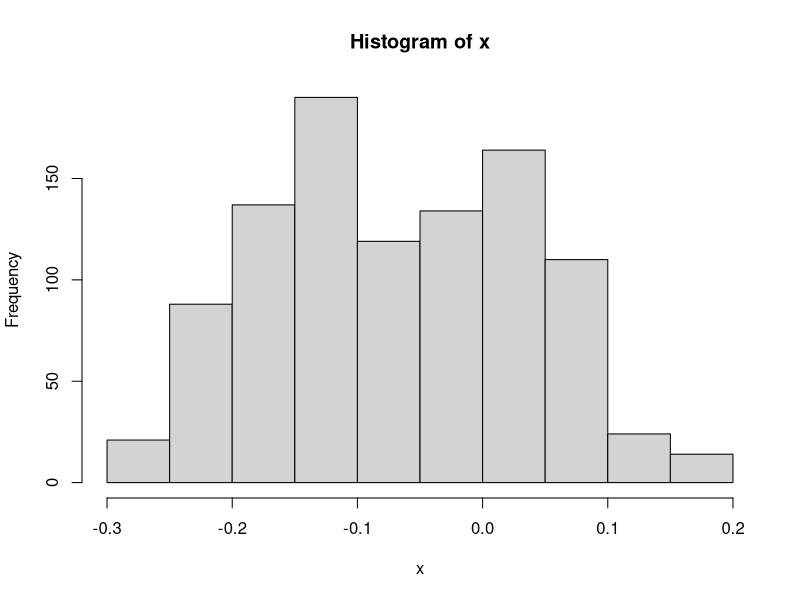
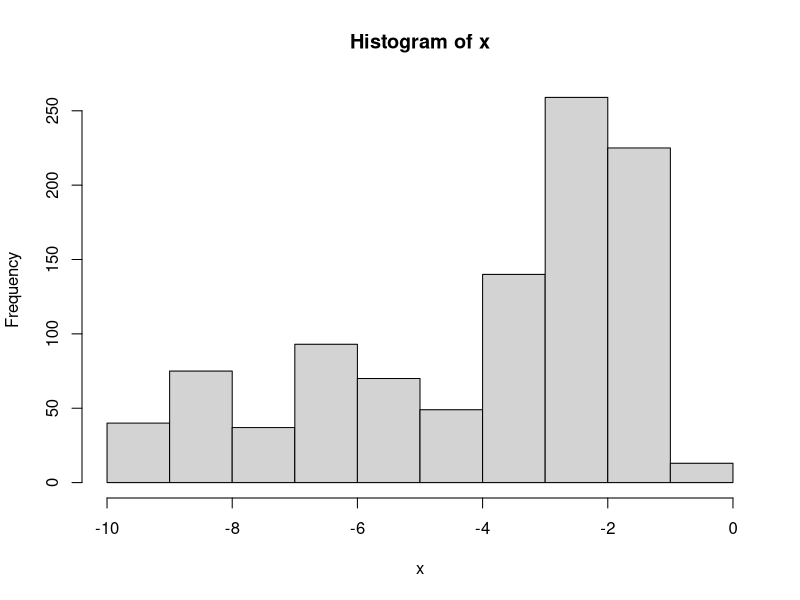
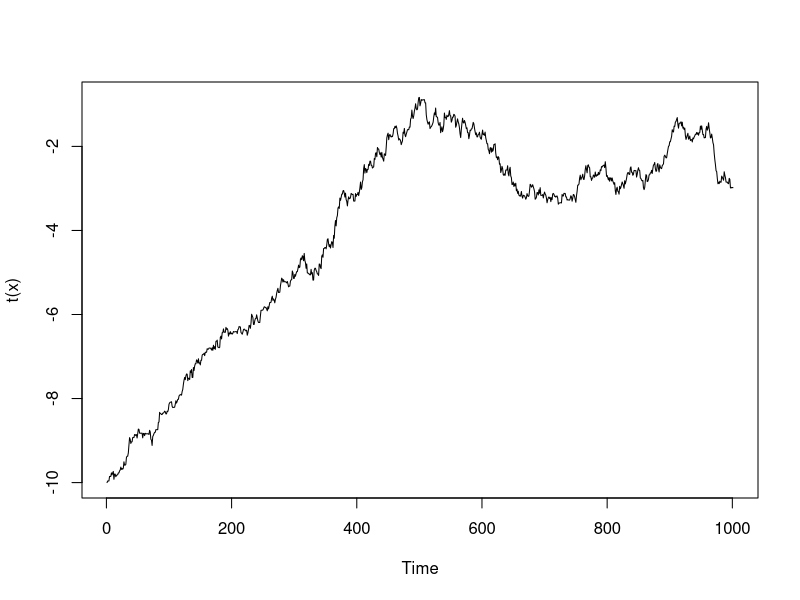
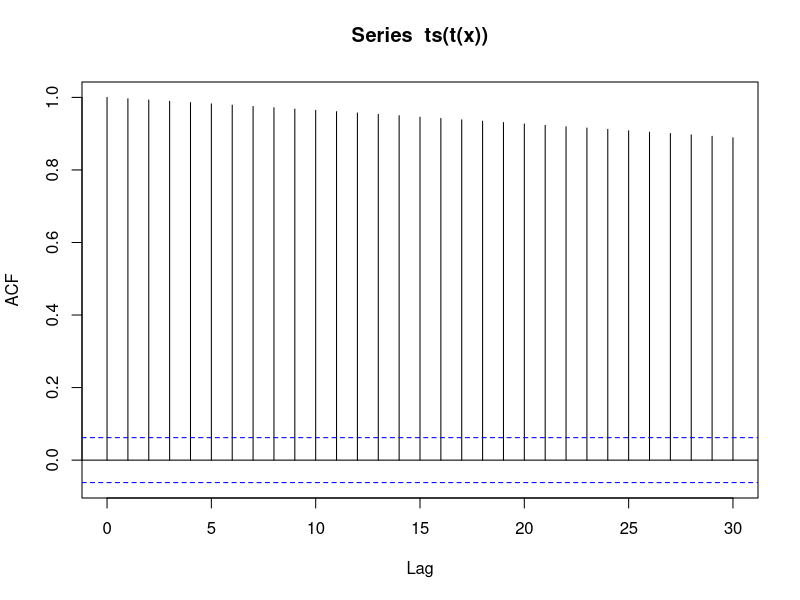
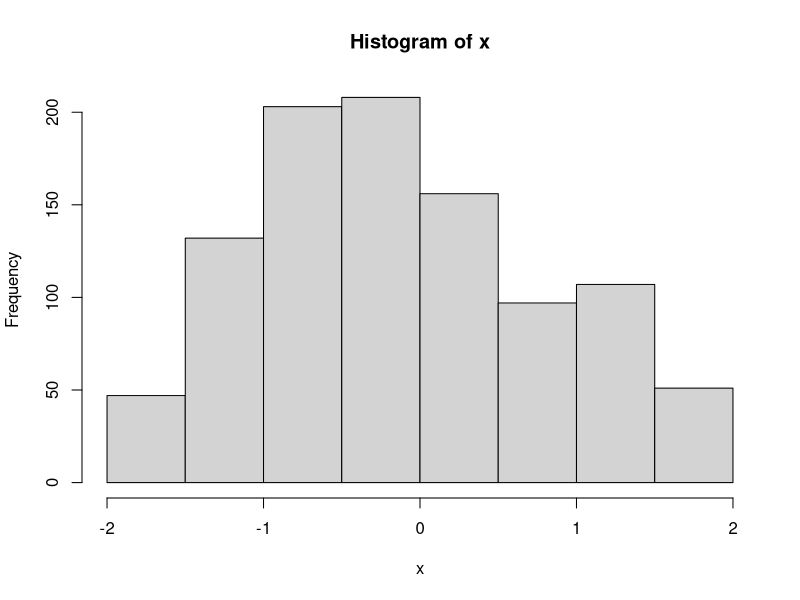
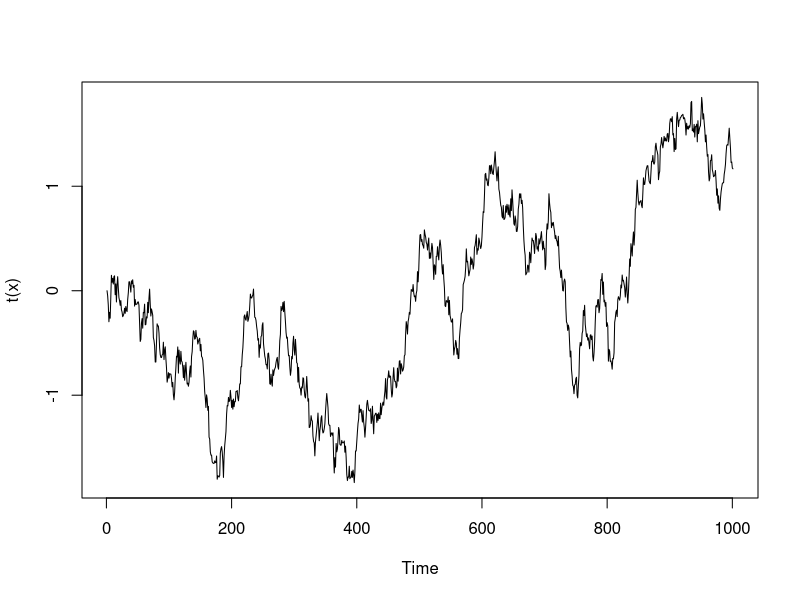
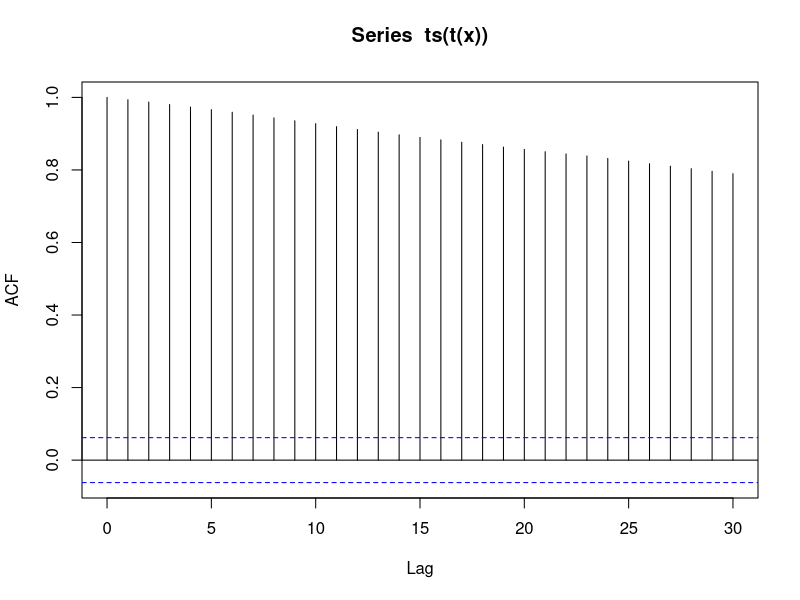
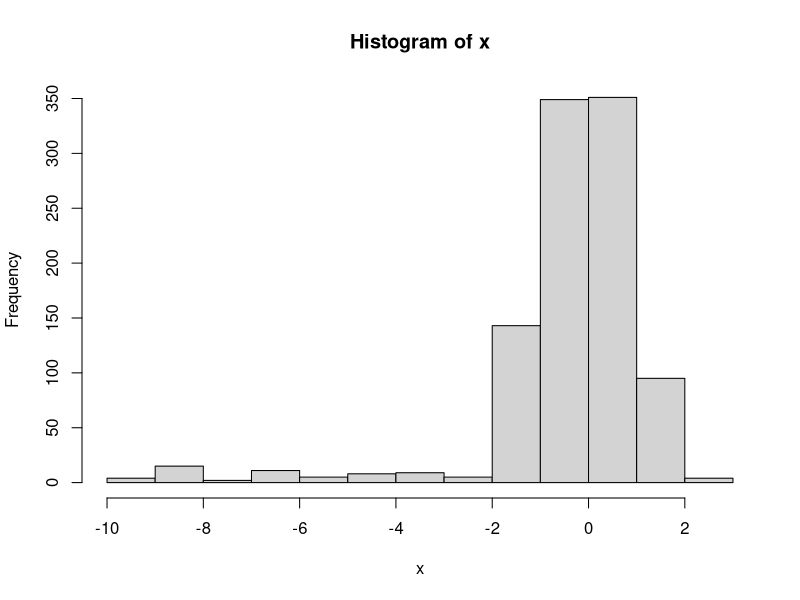

Source code (R) for these figures, in order:
# HW3
# HM algorithm for N(0,1)

set.seed(2018)
x = x_old = 0; x_new = -10; s = 0.01; k = 1000;
for (i in 1:k){
  y = x_old + s*rnorm(1,0,1);         #  x*
  u = runif(1,0,1);                   # 亂數生成機率     
  alpha = exp(-(y^2-(x_old)^2)/2);    # 條件機率
  x_new = ifelse(u < alpha, y, x_old)
  x = cbind(x,x_new);
  x_old = x_new;
}

hist(x)

accept <- sum(x[-1]-x[-k]!=0)
acc_rate = 1-accept/k
acc_rate

# (x0 = -10, sigma = 0.1) -----------------------------------------------------------------------
# 我的想法(x0 = -10, sigma = 0.1)
x = x_old = -10; x_new = 0;k = 1000;

for (i in 1:k){
  y = rnorm(1,x_old,0.1);             # 生成一個x*
  u = runif(1,0,1);                   # 亂數生成機率     
  alpha = exp(-(y^2-(x_old)^2)/2);    # 條件機率
  x_new = ifelse(u < alpha, y, x_old)
  x = cbind(x,x_new);
  x_old = x_new;
}
hist(x)
x <- as.matrix(x)
plot.ts(t(x))
acf(ts(t(x)))
accept <- sum(x[-1]-x[-k]!=0)
acc_rate1 = accept/k
acc_rate1

# (x0 = 0, sigma = 0.1) -----------------------------------------------------------------------
# 我的想法(x0 = 0, sigma = 0.1)
x = x_old = 0; x_new = 0;k = 1000;

for (i in 1:k){
  y = rnorm(1,x_old,0.1);             # 生成一個x*
  u = runif(1,0,1);                   # 亂數生成機率     
  alpha = exp(-(y^2-(x_old)^2)/2);    # 條件機率
  x_new = ifelse(u < alpha, y, x_old)
  x = cbind(x,x_new);
  x_old = x_new;
}
hist(x)
x <- as.matrix(x)
plot.ts(t(x))
acf(ts(t(x)))
accept <- sum(x[-1]-x[-k]!=0)
acc_rate2 = accept/k
acc_rate2

# (x0 = -10, sigma = 0.5) -----------------------------------------------------------------------
# 我的想法
x = x_old = -10; x_new = 0;k = 1000;

for (i in 1:k){
  y = rnorm(1,x_old,0.5);             # 生成一個x*
  u = runif(1,0,1);                   # 亂數生成機率     
  alpha = exp(-(y^2-(x_old)^2)/2);    # 條件機率
  x_new = ifelse(u < alpha, y, x_old)
  x = cbind(x,x_new);
  x_old = x_new;
}
hist(x)
x <- as.matrix(x)
plot.ts(t(x))
acf(ts(t(x)))
accept <- sum(x[-1]-x[-k]!=0)
acc_rate3 = accept/k
acc_rate3

# (x0 = 0, sigma = 0.5) -----------------------------------------------------------------------
# 我的想法
x = x_old = 0; x_new = 0;k = 1000;

for (i in 1:k){
  y = rnorm(1,x_old,0.5);             # 生成一個x*
  u = runif(1,0,1);                   # 亂數生成機率     
  alpha = exp(-(y^2-(x_old)^2)/2);    # 條件機率
  x_new = ifelse(u < alpha, y, x_old)
  x = cbind(x,x_new);
  x_old = x_new;
}
hist(x)
x <- as.matrix(x)
plot.ts(t(x))
acf(ts(t(x)))
accept <- sum(x[-1]-x[-k]!=0)
acc_rate4 = accept/k
acc_rate4

# (x0 = -10, sigma = 10) --------------------------------------------------
# 我的想法
x = x_old = -10; x_new = 0;k = 1000;

for (i in 1:k){
  y = rnorm(1,x_old,10);             # 生成一個x*
  u = runif(1,0,1);                   # 亂數生成機率     
  alpha = exp(-(y^2-(x_old)^2)/2);    # 條件機率
  x_new = ifelse(u < alpha, y, x_old)
  x = cbind(x,x_new);
  x_old = x_new;
}
hist(x)
x <- as.matrix(x)
plot.ts(t(x))
acf(ts(t(x)))
accept <- sum(x[-1]-x[-k]!=0)
acc_rate5 = accept/k
acc_rate5

# (x0 = 0, sigma = 10) -----------------------------------------------------------------------
# 我的想法
x = x_old = 0; x_new = 0;k = 1000;

for (i in 1:k){
  y = rnorm(1,x_old,10);             # 生成一個x*
  u = runif(1,0,1);                   # 亂數生成機率     
  alpha = exp(-(y^2-(x_old)^2)/2);    # 條件機率
  x_new = ifelse(u < alpha, y, x_old)
  x = cbind(x,x_new);
  x_old = x_new;
}
hist(x)
x <- as.matrix(x)
plot.ts(t(x))
acf(ts(t(x)))
accept <- sum(x[-1]-x[-k]!=0)
acc_rate6 = accept/k
acc_rate6
c(acc_rate1,acc_rate2,acc_rate3,acc_rate4,acc_rate5,acc_rate6)

# (x0 = 0, sigma = 5) -----------------------------------------------------
x = x_old = 0; x_new = 0;k = 1000;

for (i in 1:k){
  y = rnorm(1,x_old,3);               # 生成一個x*
  u = runif(1,0,1);                   # 亂數生成機率     
  alpha = exp(-(y^2-(x_old)^2)/2);    # 條件機率
  x_new = ifelse(u < alpha, y, x_old)
  x = cbind(x,x_new);
  x_old = x_new;
}
hist(x)
x <- as.matrix(x)
plot.ts(t(x))
acf(ts(t(x)))
accept <- sum(x[-1]-x[-k]!=0)
acc_rate7 = accept/k
acc_rate7
x1 <- seq(min(x),max(x),length.out = 1000)
y1 <- dnorm(x1,0,1)
library(dplyr)
data <- cbind(x1,x[-1],y1) %>% as.data.frame()
library(ggplot2)
ggplot(data)+
  labs(title = "Normal distribution of N(0,1)", x = "x", y = "density")+
  geom_histogram(aes(x=V2,y=..density..),bins = 10)+
  geom_line(aes(x=x1,y=y1),col="red",lwd=1)+
  theme(title = element_text(face="bold",size=20))+
  theme(panel.background = element_rect(colour="black",size = 2))
  
# 抽取gamma樣本 -----------------------------------------------------------------------
x_old=1
x = c()

for (i in 1:k){
  y = rexp(1,5);                            # 生成一個x*
  u = runif(1,0,1);                          # 亂數生成機率     
  alpha = (y*exp(-y))/(x_old*exp(-x_old));    # 條件機率
  x_new = ifelse(u < alpha, y, x_old)
  x = cbind(x,x_new);
  x_old = x_new;
}
hist(x)
